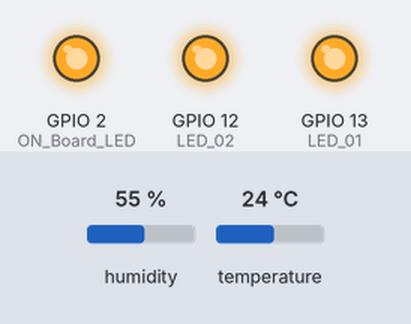
Recording of a sketch running on a simulated ESP8266 (NodeMCU). On the bench: output pins drawn as LEDs (lit = HIGH). The test bench sets the inputs (shaded band); at power-on: humidity 55 %, temperature 24 °C. WiFi joins after 1.5 s; servers stay silent unless stated; uploads are accepted with an empty reply; pins used as bus, display or sensor lines are not drawn; what the sketch prints to the serial monitor is not drawn.

Above: at 0.1 s.
At 2.1 s:
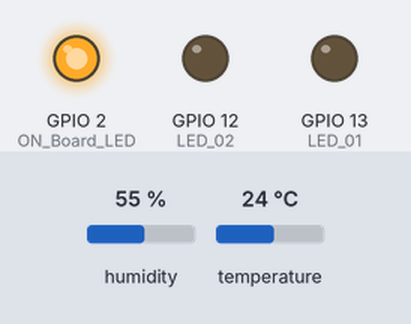
At 3.3 s:
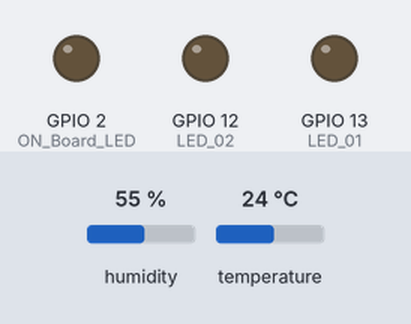
Timing chart, 0 to 4.8 s (numbered marks = the images above):
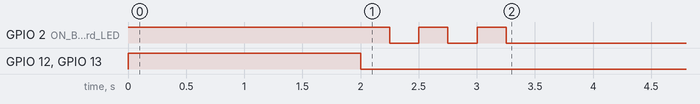

The sketch:

test_T_F.ino
```cpp
#include <ESP8266WiFi.h>
#include<WiFiClient.h>
#include <ESP8266HTTPClient.h>
#include <Arduino_JSON.h>
#include "DHT.h"

#define DHTPIN 2 //--> Defines the Digital Pin connected to the DHT11 sensor.
#define DHTTYPE DHT11 //--> Defines the type of DHT sensor used. Here used is the DHT11 sensor.
DHT dht11_sensor(DHTPIN, DHTTYPE); //--> Initialize DHT sensor.
WiFiClient client;

#define ON_Board_LED 2

// Defines GPIO 13 as LED_1.
#define LED_01 13

// Defines GPIO 12 as LED_2.
#define LED_02 12

//======================================== SSID and Password of your WiFi router.
const char* ssid = "Hardware-Lab";
const char* password = "H@rdw@re2o23";

String postData = ""; //--> Variables sent for HTTP POST request data.
String payload = "";  //--> Variable for receiving response from HTTP POST.

float send_Temp;
int send_Humd;
String send_Status_Read_DHT11 = "";

void control_LEDs() {
  Serial.println();
  Serial.println("---------------control_LEDs()");
  JSONVar myObject = JSON.parse(payload);

  // JSON.typeof(jsonVar) can be used to get the type of the var
  if (JSON.typeof(myObject) == "undefined") {
    Serial.println("Parsing input failed!");
    Serial.println("---------------");
    return;
  }

  if (myObject.hasOwnProperty("LED_01")) {
    Serial.print("myObject[\"LED_01\"] = ");
    Serial.println(myObject["LED_01"]);
  }

  if (myObject.hasOwnProperty("LED_02")) {
    Serial.print("myObject[\"LED_02\"] = ");
    Serial.println(myObject["LED_02"]);
  }

  if(strcmp(myObject["LED_01"], "ON") == 0)   {digitalWrite(LED_01, HIGH);  Serial.println("LED 01 ON"); }
  if(strcmp(myObject["LED_01"], "OFF") == 0)  {digitalWrite(LED_01, LOW);   Serial.println("LED 01 OFF");}
  if(strcmp(myObject["LED_02"], "ON") == 0)   {digitalWrite(LED_02, HIGH);  Serial.println("LED 02 ON"); }
  if(strcmp(myObject["LED_02"], "OFF") == 0)  {digitalWrite(LED_02, LOW);   Serial.println("LED 02 OFF");}

  Serial.println("---------------");
}

void get_DHT11_sensor_data() {
  Serial.println();
  Serial.println("-------------get_DHT11_sensor_data()");

  send_Temp = dht11_sensor.readTemperature();

  // Read Humidity
  send_Humd = dht11_sensor.readHumidity();


  // Check if any reads failed.
  if (isnan(send_Temp) || isnan(send_Humd)) {
    Serial.println("Failed to read from DHT sensor!");
    send_Temp = 0.00;
    send_Humd = 0;
    send_Status_Read_DHT11 = "FAILED";
  } else {
    send_Status_Read_DHT11 = "SUCCEED";
  }

  Serial.printf("Temperature : %.2f °C\n", send_Temp);
  Serial.printf("Humidity : %d %%\n", send_Humd);
  Serial.printf("Status Read DHT11 Sensor : %s\n", send_Status_Read_DHT11);
  Serial.println("-------------");
}

void setup() {
  // put your setup code here, to run once:

  Serial.begin(115200); //--> Initialize serial communications with the PC.

  pinMode(ON_Board_LED,OUTPUT); //--> On Board LED port Direction output.
  pinMode(LED_01,OUTPUT); //--> LED_01 port Direction output.
  pinMode(LED_02,OUTPUT); //--> LED_02 port Direction output.

  digitalWrite(ON_Board_LED, HIGH); //--> Turn on Led On Board.
  digitalWrite(LED_01, HIGH); //--> Turn on LED_01.
  digitalWrite(LED_02, HIGH); //--> Turn on LED_02.

  delay(2000);

  digitalWrite(ON_Board_LED, LOW); //--> Turn off Led On Board.
  digitalWrite(LED_01, LOW); //--> Turn off Led LED_01.
  digitalWrite(LED_02, LOW); //--> Turn off Led LED_02.

  //---------------------------------------- Make WiFi on ESP32 in "STA/Station" mode and start connecting to WiFi Router/Hotspot.
  WiFi.mode(WIFI_STA);
  WiFi.begin(ssid, password);
  //----------------------------------------

  Serial.println();
  Serial.println("-------------");
  Serial.print("Connecting");


  int connecting_process_timed_out = 20; //--> 20 = 20 seconds.
  connecting_process_timed_out = connecting_process_timed_out * 2;
  while (WiFi.status() != WL_CONNECTED) {
    Serial.print(".");
    //........................................ Make the On Board Flashing LED on the process of connecting to the wifi router.
    digitalWrite(ON_Board_LED, HIGH);
    delay(250);
    digitalWrite(ON_Board_LED, LOW);
    delay(250);
    //........................................

    //........................................ Countdown "connecting_process_timed_out".
    if(connecting_process_timed_out > 0) connecting_process_timed_out--;
    if(connecting_process_timed_out == 0) {
      delay(1000);
      ESP.restart();
    }
    //........................................
  }
  //----------------------------------------

  digitalWrite(ON_Board_LED, LOW); //--> Turn off the On Board LED when it is connected to the wifi router.

  //---------------------------------------- If successfully connected to the wifi router, the IP Address that will be visited is displayed in the serial monitor
  Serial.println();
  Serial.print("Successfully connected to : ");
  Serial.println(ssid);
  //Serial.print("IP address: ");
  //Serial.println(WiFi.localIP());
  Serial.println("-------------");
  //----------------------------------------

  // Setting up the DHT sensor (DHT11).
  dht11_sensor.begin();

  delay(2000);
}
//________________________________________________________________________________

//________________________________________________________________________________ VOID LOOP()
void loop() {
  // put your main code here, to run repeatedly

  //---------------------------------------- Check WiFi connection status.
  if(WiFi.status()== WL_CONNECTED) {
    HTTPClient http;  //--> Declare object of class HTTPClient.
    int httpCode;     //--> Variables for HTTP return code.

    //........................................ Process to get LEDs data from database to control LEDs.
    postData = "id=esp8266_01";
    payload = "";

    digitalWrite(ON_Board_LED, HIGH);
    Serial.println();
    Serial.println("---------------getdata.php");

    http.begin(client,"http://127.0.0.1/baby_monitor/getdata.php");  //--> Specify request destination
    http.addHeader("Content-Type", "application/x-www-form-urlencoded"); //--> Specify content-type header

    httpCode = http.POST(postData); //--> Send the request
    payload = http.getString();     //--> Get the response payload

    Serial.print("httpCode : ");
    Serial.println(httpCode); //--> Print HTTP return code
    Serial.print("payload  : ");
    Serial.println(payload);  //--> Print request response payload

    http.end();  //--> Close connection
    Serial.println("---------------");
    digitalWrite(ON_Board_LED, LOW);
    //........................................

    // Calls the control_LEDs() subroutine.
    control_LEDs();

    delay(1000);

    // Calls the get_DHT11_sensor_data() subroutine.
    get_DHT11_sensor_data();

    //........................................ The process of sending the DHT11 sensor data and the state of the LEDs to the database.
    String LED_01_State = "";
    String LED_02_State = "";

    if (digitalRead(LED_01) == 1) LED_01_State = "ON";
    if (digitalRead(LED_01) == 0) LED_01_State = "OFF";
    if (digitalRead(LED_02) == 1) LED_02_State = "ON";
    if (digitalRead(LED_02) == 0) LED_02_State = "OFF";

    postData = "id=esp8266_01";
    postData += "&temperature=" + String(send_Temp);
    postData += "&humidity=" + String(send_Humd);
    postData += "&status_read_sensor_dht11=" + send_Status_Read_DHT11;
    postData += "&led_01=" + LED_01_State;
    postData += "&led_02=" + LED_02_State;
    payload = "";

    digitalWrite(ON_Board_LED, HIGH);
    Serial.println();
    Serial.println("---------------updateDHT11data_and_recordtable.php");
    // Example : http.begin("http://localhost/baby_monitor/baby_monitor.php");
    http.begin(client,"http://127.0.0.1/baby_monitor/baby_monitor.php");  //--> Specify request destination
    http.addHeader("Content-Type", "application/x-www-form-urlencoded");  //--> Specify content-type header

    httpCode = http.POST(postData); //--> Send the request
    payload = http.getString();  //--> Get the response payload

    Serial.print("httpCode : ");
    Serial.println(httpCode); //--> Print HTTP return code
    Serial.print("payload  : ");
    Serial.println(payload);  //--> Print request response payload

    http.end();  //Close connection
    Serial.println("---------------");
    digitalWrite(ON_Board_LED, LOW);
    //........................................

    delay(4000);
  }
  //----------------------------------------
}
//________________________________________________________________________________
//<<<<<<<<<<<<<<<<<<<<<<<<<<<<<<<<<<<<<<<<<<<<<<<<<<<<<<<<<<<<<<<<<<<<<<<<<<<<<<<<<<<<<<<<<
```
